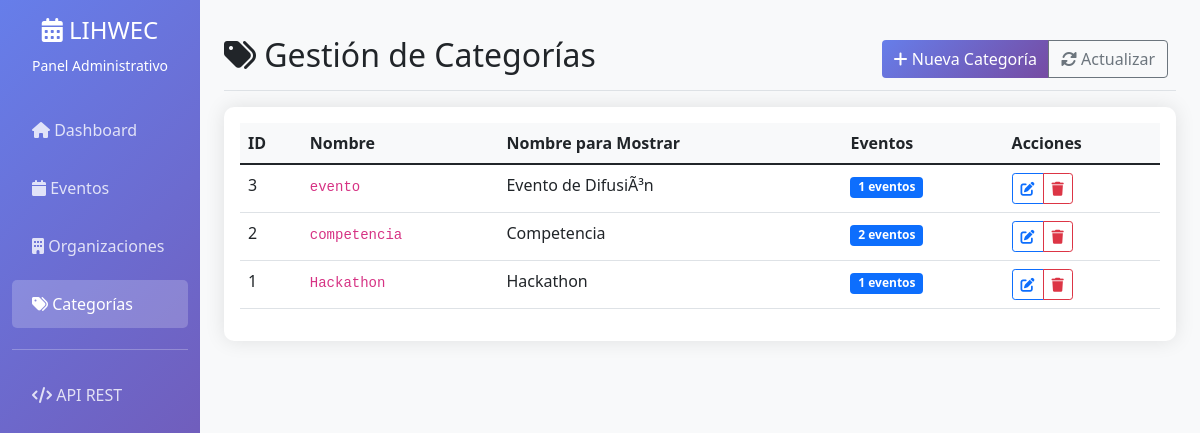
The app's page /api/admin-panel/categories/, older data.
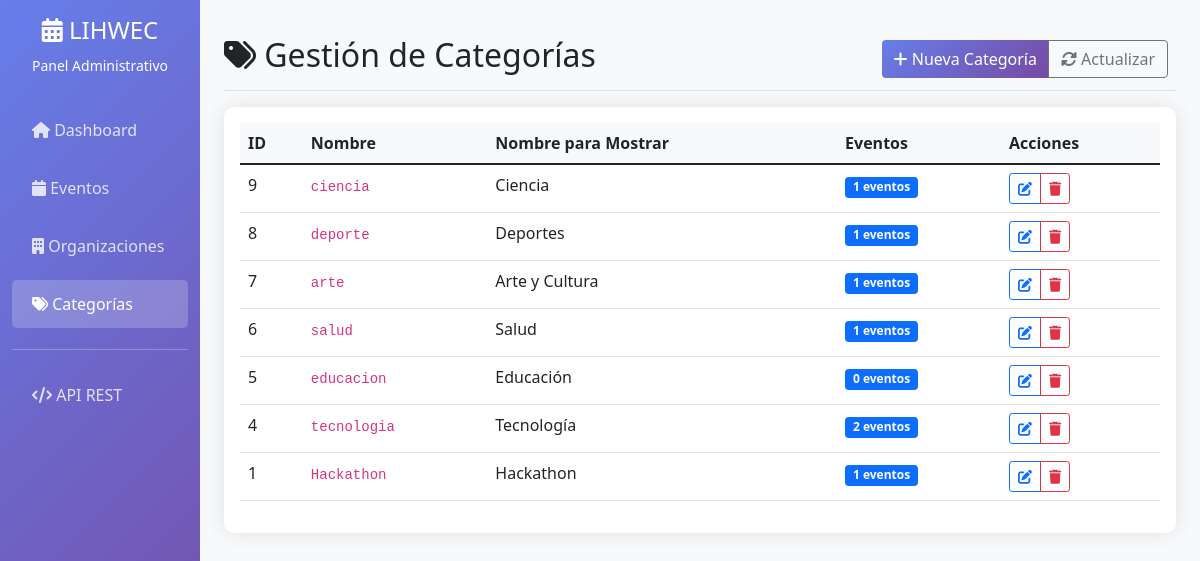
The same page, newer data.
### events/models.py (models this page shows, shortened)
class Category(models.Model):
    name = models.CharField(max_length=50, unique=True)
    display_name = models.CharField(max_length=100)

### events/admin_views.py (the view)
# urls.py: path('admin-panel/categories/', CategoryManagementView.as_view(), name='category_management'),
class CategoryManagementView(View):
    def get(self, request):
        categories = Category.objects.all().order_by('-id')
        context = {'categories': categories}
        return render(request, 'events/category_management.html', context)

### events/templates/events/category_management.html (shortened to what this page needs)
{% extends 'events/base.html' %}
{% block content %}
<div class="d-flex justify-content-between flex-wrap flex-md-nowrap align-items-center pt-3 pb-2 mb-3 border-bottom">
    <h1 class="h2"><i class="fas fa-tags"></i> Gestión de Categorías</h1>
    <div class="btn-toolbar mb-2 mb-md-0">
        <div class="btn-group me-2">
            <button type="button" class="btn btn-primary" data-bs-toggle="modal" data-bs-target="#categoryModal"
                onclick="openCategoryModal()">
                <i class="fas fa-plus"></i> Nueva Categoría
            </button>
            <button type="button" class="btn btn-outline-secondary" onclick="location.reload()">
                <i class="fas fa-sync-alt"></i> Actualizar
            </button>
        </div>
    </div>
</div>
<div class="card">
    <div class="card-body">
        <div class="table-responsive">
            <table class="table table-hover">
                <thead>
                    <tr>
                        <th>ID</th>
                        <th>Nombre</th>
                        <th>Nombre para Mostrar</th>
                        <th>Eventos</th>
                        <th>Acciones</th>
                    </tr>
                </thead>
                <tbody>
                    {% for cat in categories %}
                    <tr id="cat-{{ cat.id }}">
                        <td>{{ cat.id }}</td>
                        <td><code>{{ cat.name }}</code></td>
                        <td>{{ cat.display_name }}</td>
                        <td>
                            <span class="badge bg-primary">{{ cat.event_set.count }} eventos</span>
                        </td>
                        <td>
                            <div class="btn-group btn-group-sm">
                                <button class="btn btn-outline-primary" onclick="editCategory({{ cat.id }})"
                                    title="Editar">
                                    <i class="fas fa-edit"></i>
                                </button>
                                <button class="btn btn-outline-danger"
                                    onclick="deleteCategory({{ cat.id }}, '{{ cat.name }}')" title="Eliminar">
                                    <i class="fas fa-trash"></i>
                                </button>
                            </div>
                        </td>
                    </tr>
                    {% endfor %}
                </tbody>
            </table>
        </div>
    </div>
</div>
{% endblock %}

Row changes from the older to the newer data that the page shows:
removed Category: id "3", name "evento", display_name "Evento de DifusiÃ³n", event_set.count "1"
removed Category: id "2", name "competencia", display_name "Competencia", event_set.count "2"
added Category: id "9", name "ciencia", display_name "Ciencia", event_set.count "1"
added Category: id "8", name "deporte", display_name "Deportes", event_set.count "1"
added Category: id "7", name "arte", display_name "Arte y Cultura", event_set.count "1"
added Category: id "6", name "salud", display_name "Salud", event_set.count "1"
added Category: id "5", name "educacion", display_name "Educación", event_set.count "0"
added Category: id "4", name "tecnologia", display_name "Tecnología", event_set.count "2"
